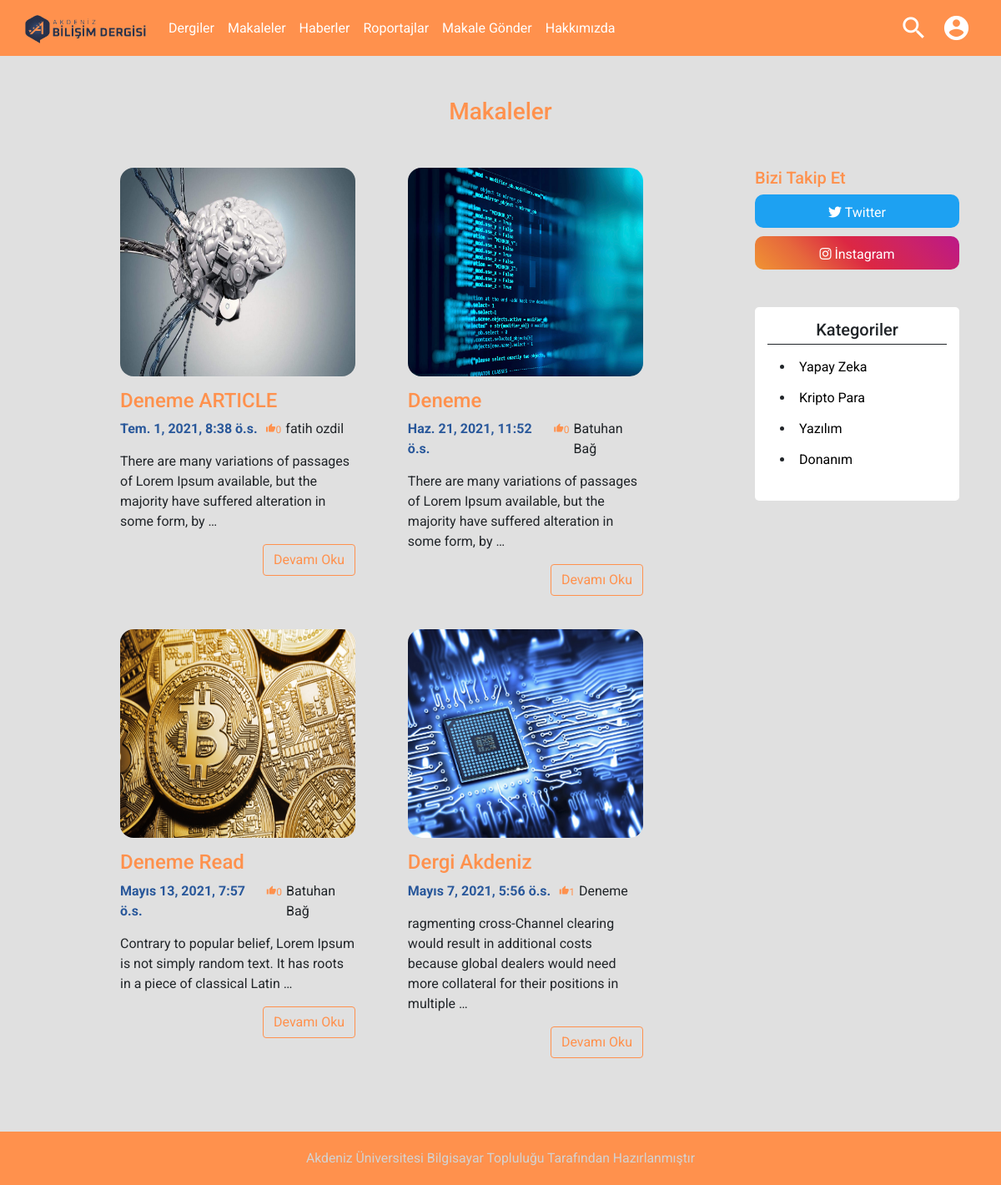
The app's page /articles/ with its own data.
### article/models.py (models this page shows, shortened)
class Article(models.Model):
    category = (
        ('Yapay Zeka', 'Yapay Zeka'),
        ('Yazılım', 'Yazılım'),
        ('Kripto Para', 'Kripto Para'),
        ('Donanım', 'Donanım'),
    )
    author = models.ForeignKey(
        "account.Account", on_delete=models.CASCADE, verbose_name="Yazar ")
    title = models.CharField(max_length=50, verbose_name="Başlık")
    content = RichTextUploadingField()
    created_date = models.DateTimeField(
        auto_now_add=True, verbose_name="Oluşturulma Tarihi")
    article_image = models.FileField(
        blank=True, null=True, verbose_name="Makaleye Fotoğraf Ekleyin")
    article_category = models.CharField(
        max_length=20, choices=category, default='Yazılım', verbose_name="Makale Kategori")
    likes = models.ManyToManyField(
        "account.Account", related_name='likes', blank=True)
    favourite = models.ManyToManyField(
        "account.Account", related_name='favourite', blank=True)
    read = models.IntegerField(default=0)
    class Meta:
        ordering = ['-created_date']
    def total_likes(self):
        return self.likes.count()

### account/models.py (models this page shows, shortened)
class Account(AbstractBaseUser):
    accType = (
        ('accType1', 'Öğrenci'),
        ('accType2', 'Akademisyen')
    )
    email = models.EmailField(verbose_name="email", max_length=60, unique=True)
    username = models.CharField(max_length=30)
    date_joined = models.DateTimeField(
        verbose_name='date joined', auto_now_add=True)
    last_login = models.DateTimeField(verbose_name='last login', auto_now=True)
    is_admin = models.BooleanField(default=False)
    is_active = models.BooleanField(default=True)
    is_staff = models.BooleanField(default=False)
    is_superuser = models.BooleanField(default=False)
    universty = models.CharField(max_length=250)
    fullName = models.CharField(max_length=30)
    department = models.CharField(max_length=250)
    account_type = models.CharField(
        max_length=10, choices=accType, default='accType1')
    account_avatar = models.FileField(
        blank=True, null=True, verbose_name='Fotoğraf ekle')
    USERNAME_FIELD = 'email'
    REQUIRED_FIELDS = ['fullName', 'universty', 'department', 'account_type']
    objects = MyAccountManager()

### article/views.py (the view)
# urls.py: path('', views.articles, name="articles"),
def articles(request):
    keyword = request.GET.get("keyword")
    keyword_category = request.GET.get("keyword_category")
    print(keyword_category)
    if keyword:
        articles = Article.objects.filter(title__contains=keyword)
        return render(request, "articles.html", {"articles": articles})
    if keyword_category:
        articles = Article.objects.filter(
            article_category__contains=keyword_category)
        return render(request, "articles.html", {"articles": articles})
    articles = Article.objects.all()
    context = {
        "articles": articles,
    }
    return render(request, "articles.html", context)

### templates/articles.html (shortened to what this page needs)
{% extends "layout.html" %}
{% load static %}
{% block body %}
<link rel="stylesheet" href="{% static 'css/footer.css' %}">
<link rel="stylesheet" href="{% static 'css/news.css' %}">
<link rel="stylesheet" href="{% static 'css/socialMedia.css' %}">
<link rel="stylesheet" href="{% static 'css/navbar.css' %}">
<link rel="stylesheet" href="{% static 'css/essay.css' %}">
<div class="container mb-5 ">
    <h3 style="color: #ff914d; margin: 50px 0; text-align: center ;">Makaleler</h3>
    <div class="row ">
        <div class="newsWrapper  col-md-9">
            {% if articles %}
            {% for article in articles %}
            <div class="flexItem">
                <div class="newsItem">
                    <img style="width: 100%" height="250px" src="{{article.article_image.url}}" alt="news">
                    <h4 style=" margin-top: 15px;"><a href="{% url 'article:detail' article.id %}">{{article.title}}</a>
                    </h4>
                    <div class="newsHeader">
                        <time>{{article.created_date}}</time>
                        <span class="newsLike">
                            <span style="font-size: 12px; ;" class="material-icons">
                            </span>
                            <p>{{ article.total_likes }}</p>
                        </span>
                        <p class="author">{{article.author.fullName}}</p>
                    </div>
                    <p>{{article.content|safe|truncatewords:20}}</p>
                    <a type="button" href="{% url 'article:detail' article.id %}" class="btn right">Devamı Oku</a>
                </div>
            </div>
            {% endfor %}
            {% endif %}
        </div>
        <div class="col-md-3 socialMedia">
            <h5 style="color: #ff914d;">Bizi Takip Et</h5>
            <div class="socialmediaButtons">
                <a href="">
                    <button class="twitter">
                        <i style="color: white;" class="fab fa-twitter"></i>
                        Twitter
                    </button>
                </a>
                <a href="">
                    <button class="instagram">
                        <i style="color: white;" class="fab fa-instagram"></i>
                        İnstagram
                    </button>
                </a>
            </div>
            <div class="essayRight">
                <h5>Kategoriler</h5>
                <form>
                    <ul class="categories">
                        <li>
                            <input type="submit" name="keyword_category" value="Yapay Zeka">
                        </li>
                        <li>
                            <input type="submit" name="keyword_category" value="Kripto Para">
                        </li>
                        <li>
                            <input type="submit" name="keyword_category" value="Yazılım">
                        </li>
                        <li>
                            <input type="submit" name="keyword_category" value="Donanım">
                        </li>
                    </ul>
                </form>
            </div>
        </div>
    </div>
</div>
{% endblock body %}

### static/css/navbar.css (style rules this page uses)
span { user-select: none; }
.right { display: block; margin-left: auto; margin-top: 15px; color: #ff914d; border: 1px solid #ff914d; }

### static/css/news.css (style rules this page uses)
body { font-family: "Roboto", sans-serif; background-color: rgb(224, 224, 224); }
.newsWrapper { padding: 0 10%; display: flex; flex-wrap: wrap; justify-content: space-between; }
p { margin-bottom: 0px; }
.flexItem { width: 45%; display: flex; }
.newsItem { display: flex; flex-direction: column; margin-bottom: 40px; }
.newsItem > img { border-radius: 16px; }
.newsHeader { display: flex; align-items: baseline; margin-bottom: 15px; }
.newsItem > h4 > a { text-decoration: none; color: #ff914d; }
.newsLike { display: flex; color: #ff914d; font-size: 12px; align-items: baseline; }
time { color: rgb(40, 87, 154); font-weight: bold; margin: 0 10px 0 0; }
.author { margin-left: 5px; }

### static/css/socialMedia.css (style rules this page uses)
.socialMedia { padding: 0 20px; }
.socialmediaButtons { display: flex; flex-direction: column; }
.twitter { width: 100%; background-color: #1DA1F2; margin-bottom: 10px; height: 40px; align-items: center; border-radius: 10px; padding: 10px; outline: 0; border: 0px; color: white; }
.instagram { width: 100%; color: white; background: #f09433; background: -moz-linear-gradient(45deg, #f09433 0%, #e6683c 25%, #dc2743 50%, #cc2366 75%, #bc1888 100%); background: -webkit-linear-gradient(45deg, #f09433 0%, #e6683c 25%, #dc2743 50%, #cc2366 75%, #bc1888 100%); background: linear-gradient(45deg, #f09433 0%, #e6683c 25%, #dc2743 50%, #cc2366 75%, #bc1888 100%); margin-bottom: 10px; height: 40px; align-items: center; border-radius: 10px; padding: 10px; outline: 0; border: 0px; }

### static/css/essay.css (style rules this page uses)
.essayRight { background-color: white; border-radius: 5px; margin-top: 35px; margin-bottom: auto; padding: 15px; line-height: 35px; }
.essayRight h5 { text-align: center; padding-bottom: 5px; border-bottom: 1px solid; }
.essayRight ul li input { background-color: transparent; color: black; border: 0; }

### templates/layout.html (style rules this page uses)
body { font-family: 'Roboto', sans-serif; background-color: rgb(224, 224, 224); }

### records on screen
Article: article_image (picture), title "Deneme ARTICLE", created_date "Tem. 1, 2021, 8:38 ö.s.", total_likes "0", author.fullName "fatih ozdil", content "There are many variations of passages of Lorem Ipsum available, but the majority have suffered alteration in some form, by …"
Article: article_image (picture), title "Deneme", created_date "Haz. 21, 2021, 11:52 ö.s.", total_likes "0", author.fullName "Batuhan Bağ", content "There are many variations of passages of Lorem Ipsum available, but the majority have suffered alteration in some form, by …"
Article: article_image (picture), title "Deneme Read", created_date "Mayıs 13, 2021, 7:57 ö.s.", total_likes "0", author.fullName "Batuhan Bağ", content "Contrary to popular belief, Lorem Ipsum is not simply random text. It has roots in a piece of classical Latin …"
Article: article_image (picture), title "Dergi Akdeniz", created_date "Mayıs 7, 2021, 5:56 ö.s.", total_likes "1", author.fullName "Deneme", content "ragmenting cross-Channel clearing would result in additional costs because global dealers would need more collateral for their positions in multiple …"
